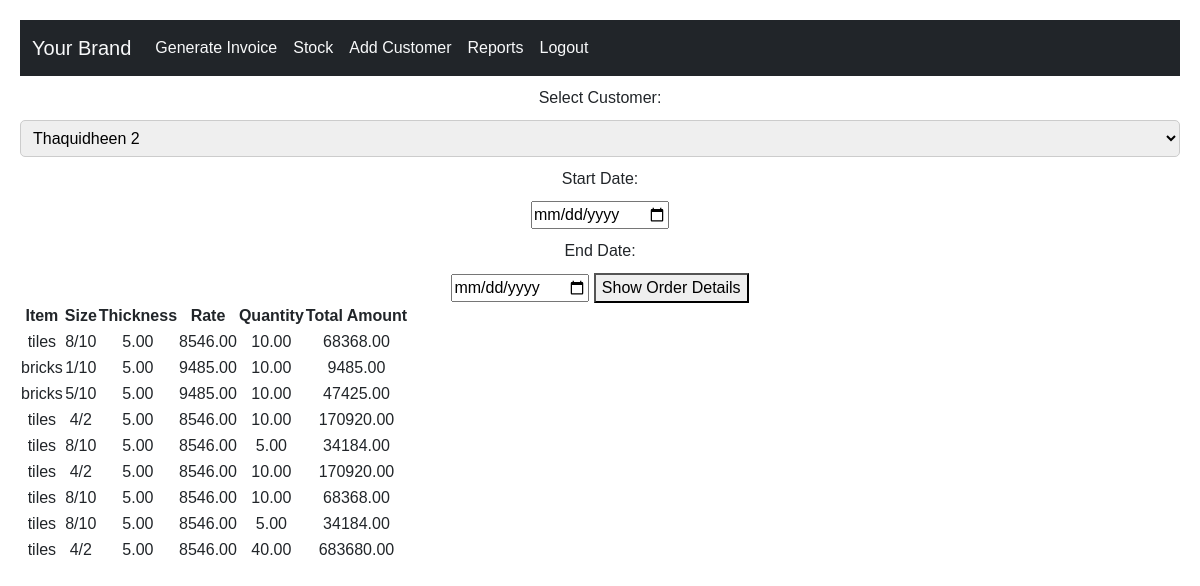
Before: /report/ (signed in) with the older database file.
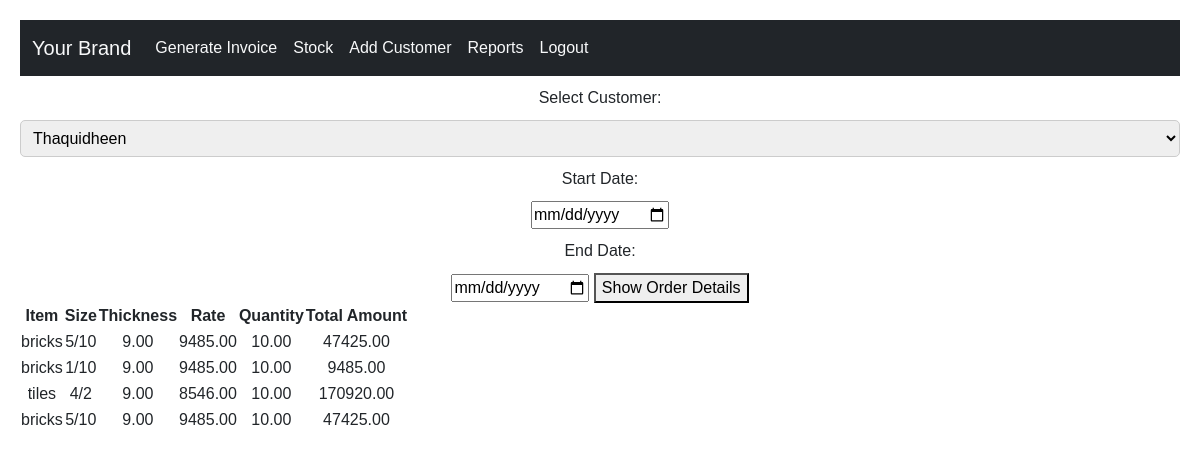
After: the same page with the newer database file.
### bill/models.py (models this page shows)
class InvoiceItem(models.Model):
    customer = models.ForeignKey(AddCustomer, on_delete=models.CASCADE)
    invoice_date = models.DateField()
    invoice_number = models.CharField(max_length=255)
    item = models.ForeignKey(Item, on_delete=models.CASCADE)
    thickness = models.DecimalField(max_digits=10, decimal_places=2)
    size = models.CharField(max_length=255)
    quantity = models.DecimalField(max_digits=10, decimal_places=2)
    area = models.DecimalField(max_digits=10, decimal_places=2)
    rate = models.DecimalField(max_digits=10, decimal_places=2)
    amount = models.DecimalField(max_digits=10, decimal_places=2)
    def __str__(self):
        return f"InvoiceItem {self.item}"

### additem/models.py (models this page shows)
class Item(models.Model):
    item_name = models.CharField(max_length=255)
    def __str__(self):
        return self.item_name

### report/views.py (the view)
# urls.py: path('report/',include('report.urls')),
@login_required
def report(request):
    customers = AddCustomer.objects.all()
    customer_name = request.GET.get('customer_name')
    start_date = request.GET.get('start_date')
    end_date = request.GET.get('end_date')
    invoice_items_query = InvoiceItem.objects.all()
    if customer_name:
        invoice_items_query = invoice_items_query.filter(customer__customer_name=customer_name)
    if start_date and end_date:
        invoice_items_query = invoice_items_query.filter(invoice_date__range=(start_date, end_date))
    customer_items = invoice_items_query
    print(customer_items)
    print("Start Date:", start_date)
    print("End Date:", end_date)
    return render(request, 'report.html', {'customers': customers, 'customer_items': customer_items})

### template/report.html (shortened to what this page needs)
{% extends "layout.html" %}
{% block content %}
{% load static %}
    <form action="{% url 'report' %}" method="GET">
        <label for="customer-options">Select Customer:</label>
        <select name="customer_name" id="customer-options">
            {% for customer in customers %}
                <option value="{{ customer.customer_name }}">{{ customer.customer_name }}</option>
            {% endfor %}
        </select>
        <label for="start-date">Start Date:</label>
        <input type="date" name="start_date" id="start-date">
        <label for="end-date">End Date:</label>
        <input type="date" name="end_date" id="end-date">
        <button type="submit">Show Order Details</button>
    </form>
    <table>
        <thead>
            <tr>
                <th>Item</th>
                <th>Size</th>
                <th>Thickness</th>
                <th>Rate</th>
                <th>Quantity</th>
                <th>Total Amount</th>
            </tr>
        </thead>
        <tbody>
            {% for item in customer_items %}
                <tr>
                    <td>{{ item.item }}</td>
                    <td>{{ item.size }}</td>
                    <td>{{ item.thickness }}</td>
                    <td>{{ item.rate }}</td>
                    <td>{{ item.quantity }}</td>
                    <td>{{ item.amount }}</td>
                </tr>
            {% empty %}
                <tr>
                    <td colspan="6">No orders found for the selected customer and date range.</td>
                </tr>
            {% endfor %}
        </tbody>
    </table>
{% endblock %}

Changed rows visible on the page:
removed InvoiceItem: item "tiles", size "8/10", thickness "5.00", rate "8546.00", quantity "10.00", amount "68368.00"
removed InvoiceItem: item "bricks", size "1/10", thickness "5.00", rate "9485.00", quantity "10.00", amount "9485.00"
removed InvoiceItem: item "bricks", size "5/10", thickness "5.00", rate "9485.00", quantity "10.00", amount "47425.00"
removed InvoiceItem: item "tiles", size "4/2", thickness "5.00", rate "8546.00", quantity "10.00", amount "170920.00"
removed InvoiceItem: item "tiles", size "8/10", thickness "5.00", rate "8546.00", quantity "5.00", amount "34184.00"
removed InvoiceItem: item "tiles", size "4/2", thickness "5.00", rate "8546.00", quantity "10.00", amount "170920.00"
removed InvoiceItem: item "tiles", size "8/10", thickness "5.00", rate "8546.00", quantity "10.00", amount "68368.00"
removed InvoiceItem: item "tiles", size "8/10", thickness "5.00", rate "8546.00", quantity "5.00", amount "34184.00"
removed InvoiceItem: item "tiles", size "4/2", thickness "5.00", rate "8546.00", quantity "40.00", amount "683680.00"
added InvoiceItem: item "bricks", size "5/10", thickness "9.00", rate "9485.00", quantity "10.00", amount "47425.00"
added InvoiceItem: item "bricks", size "1/10", thickness "9.00", rate "9485.00", quantity "10.00", amount "9485.00"
added InvoiceItem: item "tiles", size "4/2", thickness "9.00", rate "8546.00", quantity "10.00", amount "170920.00"
added InvoiceItem: item "bricks", size "5/10", thickness "9.00", rate "9485.00", quantity "10.00", amount "47425.00"
Other visible differences:
form field customer_name: "Thaquidheen 2" → "Thaquidheen"
